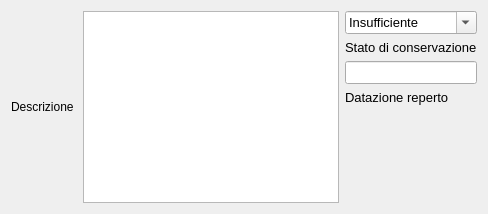
       <widget class="QWidget" name="tab">
        <attribute name="title">
         <string>Dati descrittivi</string>
        </attribute>
        <layout class="QGridLayout" name="gridLayout_8">
         <item row="0" column="0">
          <layout class="QGridLayout" name="gridLayout_7"/>
         </item>
         <item row="1" column="0">
          <layout class="QHBoxLayout" name="horizontalLayout_2">
           <item>
            <widget class="QLabel" name="label_6">
             <property name="text">
              <string>Descrizione </string>
             </property>
            </widget>
           </item>
           <item>
            <widget class="QTextEdit" name="textEdit_descrizione_reperto">
             <property name="font">
              <font>
               <pointsize>10</pointsize>
              </font>
             </property>
            </widget>
           </item>
           <item>
            <layout class="QVBoxLayout" name="verticalLayout_2">
             <item>
              <widget class="QComboBox" name="comboBox_conservazione">
               <property name="font">
                <font>
                 <pointsize>10</pointsize>
                </font>
               </property>
               <property name="editable">
                <bool>true</bool>
               </property>
               <item>
                <property name="text">
                 <string>Insufficiente</string>
                </property>
               </item>
               <item>
                <property name="text">
                 <string>Scarso</string>
                </property>
               </item>
               <item>
                <property name="text">
                 <string>Buono</string>
                </property>
               </item>
               <item>
                <property name="text">
                 <string>Discreto</string>
                </property>
               </item>
               <item>
                <property name="text">
                 <string>Ottimo</string>
                </property>
               </item>
              </widget>
             </item>
             <item>
              <widget class="QLabel" name="label_26">
               <property name="font">
                <font>
                 <pointsize>10</pointsize>
                </font>
               </property>
               <property name="text">
                <string>Stato di conservazione</string>
               </property>
              </widget>
             </item>
             <item>
              <layout class="QVBoxLayout" name="verticalLayout_4">
               <item>
                <widget class="QLineEdit" name="lineEdit_datazione_rep">
                 <property name="font">
                  <font>
                   <pointsize>10</pointsize>
                  </font>
                 </property>
                 <property name="text">
                  <string/>
                 </property>
                </widget>
               </item>
               <item>
                <widget class="QLabel" name="label_41">
                 <property name="font">
                  <font>
                   <pointsize>10</pointsize>
                  </font>
                 </property>
                 <property name="text">
                  <string>Datazione reperto</string>
                 </property>
                </widget>
               </item>
              </layout>
             </item>
             <item>
              <spacer name="verticalSpacer_3">
               <property name="orientation">
                <enum>Qt::Vertical</enum>
               </property>
               <property name="sizeHint" stdset="0">
                <size>
                 <width>20</width>
                 <height>40</height>
                </size>
               </property>
              </spacer>
             </item>
            </layout>
           </item>
          </layout>
         </item>
        </layout>
       </widget>
